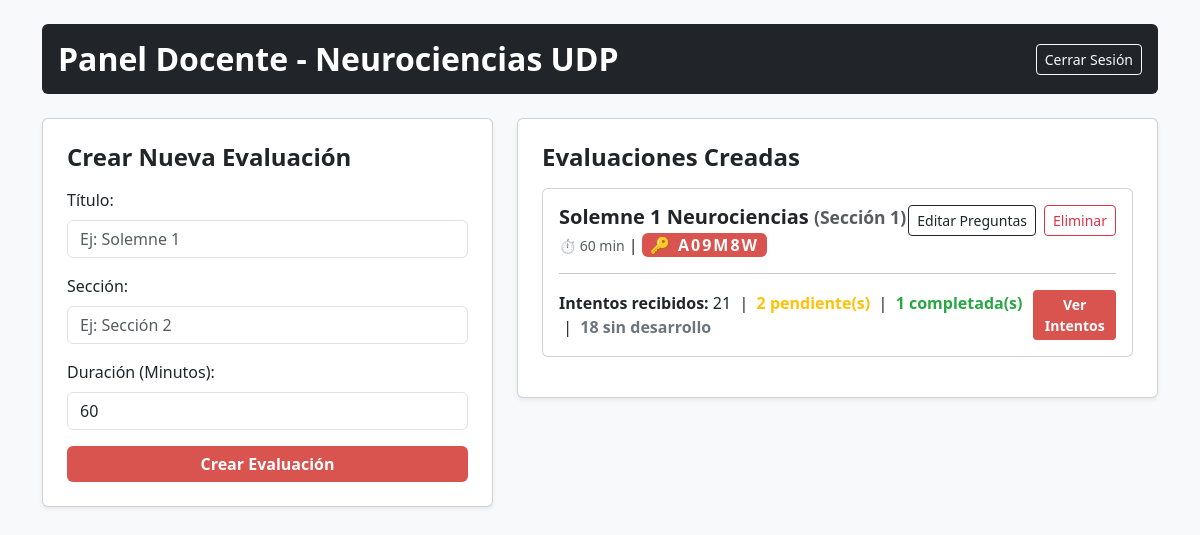
The app's page /profesor with its own data.
### tables this page shows
CREATE TABLE evaluaciones (
                id INTEGER PRIMARY KEY AUTOINCREMENT,
                titulo TEXT NOT NULL,
                seccion TEXT NOT NULL,
                duracion_minutos INTEGER DEFAULT 60,
                codigo_acceso TEXT NOT NULL
            );

### app.py (the view)
@app.route('/profesor')
def profesor_panel():
    conn = get_db()
    evaluaciones = db_execute(conn, 'SELECT * FROM evaluaciones').fetchall()
    evaluaciones_con_info = []
    for ev in evaluaciones:
        total_intentos = db_execute(conn, 'SELECT COUNT(*) as cnt FROM intentos WHERE evaluacion_id = ?', (ev['id'],)).fetchone()['cnt']
        completados = db_execute(conn, "SELECT COUNT(*) as cnt FROM intentos WHERE evaluacion_id = ? AND estado_revision = 'completado'", (ev['id'],)).fetchone()['cnt']
        pendientes = db_execute(conn, "SELECT COUNT(*) as cnt FROM intentos WHERE evaluacion_id = ? AND estado_revision = 'pendiente'", (ev['id'],)).fetchone()['cnt']
        sin_desarrollo = db_execute(conn, "SELECT COUNT(*) as cnt FROM intentos WHERE evaluacion_id = ? AND estado_revision = 'sin_desarrollo'", (ev['id'],)).fetchone()['cnt']
        evaluaciones_con_info.append({
            'id': ev['id'],
            'titulo': ev['titulo'],
            'seccion': ev['seccion'],
            'duracion_minutos': ev['duracion_minutos'],
            'codigo_acceso': ev['codigo_acceso'],
            'total_intentos': total_intentos,
            'completados': completados,
            'pendientes': pendientes,
            'sin_desarrollo': sin_desarrollo
        })
    return render_template('profesor_panel.html', evaluaciones=evaluaciones_con_info)

### app.py (called while the page is built)
def get_db():
    if DB_IS_POSTGRES:
        import psycopg2
        from psycopg2.extras import RealDictCursor
        conn = psycopg2.connect(DATABASE_PATH)
        conn.cursor_factory = RealDictCursor
        return conn
    else:
        conn = sqlite3.connect(DATABASE_PATH)
        conn.row_factory = sqlite3.Row
        conn.execute("PRAGMA foreign_keys = ON")
        return conn

def db_execute(conn, sql, params=None):
    if DB_IS_POSTGRES:
        sql = sql.replace('?', '%s')
    cursor = conn.cursor()
    if params:
        cursor.execute(sql, params)
    else:
        cursor.execute(sql)
    return cursor

@app.after_request
def add_header(response):
    response.headers['Cache-Control'] = 'no-store, no-cache, must-revalidate, post-check=0, pre-check=0, max-age=0'
    response.headers['Pragma'] = 'no-cache'
    response.headers['Expires'] = '-1'
    return response

### templates/profesor_panel.html (shortened to what this page needs)
<!DOCTYPE html>
<html lang="es">
<head>
    <link rel="stylesheet" href="https://cdn.jsdelivr.net/npm/bootstrap@5.3.0/dist/css/bootstrap.min.css">
</head>
<body class="bg-light py-4">
    <div class="container">
        <div class="d-flex justify-content-between align-items-center p-3 rounded header-bg mb-4">
            <h2 class="m-0 fw-bold">Panel Docente - Neurociencias UDP</h2>
            <a href="/" class="btn btn-outline-light btn-sm">Cerrar Sesión</a>
        </div>
        <div class="row">
            <div class="col-md-5 mb-4">
                <div class="card shadow-sm p-4">
                    <h4 class="fw-bold mb-3">Crear Nueva Evaluación</h4>
                    <form action="/profesor/crear_evaluacion" method="POST">
                        <div class="mb-3">
                            <label class="form-label">Título:</label>
                            <input type="text" name="titulo" class="form-control" required placeholder="Ej: Solemne 1">
                        </div>
                        <div class="mb-3">
                            <label class="form-label">Sección:</label>
                            <input type="text" name="seccion" class="form-control" required placeholder="Ej: Sección 2">
                        </div>
                        <div class="mb-3">
                            <label class="form-label">Duración (Minutos):</label>
                            <input type="number" name="duracion_minutos" class="form-control" value="60" required min="5">
                        </div>
                        <button type="submit" class="btn btn-red w-100 fw-bold">Crear Evaluación</button>
                    </form>
                </div>
            </div>
            <div class="col-md-7 mb-4">
                <div class="card shadow-sm p-4">
                    <h4 class="fw-bold mb-3">Evaluaciones Creadas</h4>
                    {% if evaluaciones %}
                        {% for ev in evaluaciones %}
                        <div class="card mb-3 evaluacion-card">
                            <div class="card-body">
                                <div class="d-flex justify-content-between align-items-start">
                                    <div>
                                        <h5 class="fw-bold mb-1">{{ ev.titulo }} <small class="text-muted">({{ ev.seccion }})</small></h5>
                                        <small class="text-muted">&#9201; {{ ev.duracion_minutos }} min</small> |
                                        <span class="badge badge-code px-2 py-1">&#128273; {{ ev.codigo_acceso }}</span>
                                    </div>
                                    <div class="d-flex gap-2">
                                        <a href="/profesor/evaluacion/{{ ev.id }}" class="btn btn-sm btn-outline-dark">Editar Preguntas</a>
                                        <form action="/profesor/eliminar_evaluacion/{{ ev.id }}" method="POST" onsubmit="return confirm('¿Seguro que deseas eliminar esta evaluación? Perderás todas sus preguntas e intentos.');">
                                            <button type="submit" class="btn btn-sm btn-outline-danger">Eliminar</button>
                                        </form>
                                    </div>
                                </div>
                                <hr>
                                <div class="d-flex justify-content-between align-items-center">
                                    <div>
                                        <strong>Intentos recibidos:</strong> {{ ev.total_intentos }}
                                        {% if ev.total_intentos > 0 %}
                                            &nbsp;|&nbsp;
                                            {% if ev.pendientes > 0 %}
                                                <span class="estado-pendiente">{{ ev.pendientes }} pendiente(s)</span>
                                            {% endif %}
                                            {% if ev.pendientes > 0 and ev.completados > 0 %}
                                                &nbsp;|&nbsp;
                                            {% endif %}
                                            {% if ev.completados > 0 %}
                                                <span class="estado-completado">{{ ev.completados }} completada(s)</span>
                                            {% endif %}
                                            {% if ev.sin_desarrollo > 0 %}
                                                {% if ev.pendientes > 0 or ev.completados > 0 %}&nbsp;|&nbsp;{% endif %}
                                                <span class="estado-sin-desarrollo">{{ ev.sin_desarrollo }} sin desarrollo</span>
                                            {% endif %}
                                        {% endif %}
                                    </div>
                                    <a href="/profesor/evaluacion/{{ ev.id }}/intentos" class="btn btn-sm btn-red fw-bold">Ver Intentos</a>
                                </div>
                            </div>
                        </div>
                        {% endfor %}
                    {% else %}
                        <p class="text-muted">No has creado evaluaciones aún.</p>
                    {% endif %}
                </div>
            </div>
        </div>
    </div>
</body>
</html>

### templates/profesor_panel.html (style rules this page uses)
.header-bg { background-color: #212529; color: white; }
.btn-red { background-color: #d9534f; color: white; border: none; }
.badge-code { background-color: #d9534f; color: white; font-size: 1rem; letter-spacing: 2px; }
.evaluacion-card { transition: box-shadow 0.2s; }
.estado-completado { color: #28a745; font-weight: 600; }
.estado-pendiente { color: #ffc107; font-weight: 600; }
.estado-sin-desarrollo { color: #6c757d; font-weight: 600; }

### records on screen
evaluaciones: titulo "Solemne 1 Neurociencias", seccion "Sección 1", duracion_minutos "60", codigo_acceso "A09M8W", total_intentos "21", pendientes "2", completados "1", sin_desarrollo "18"
